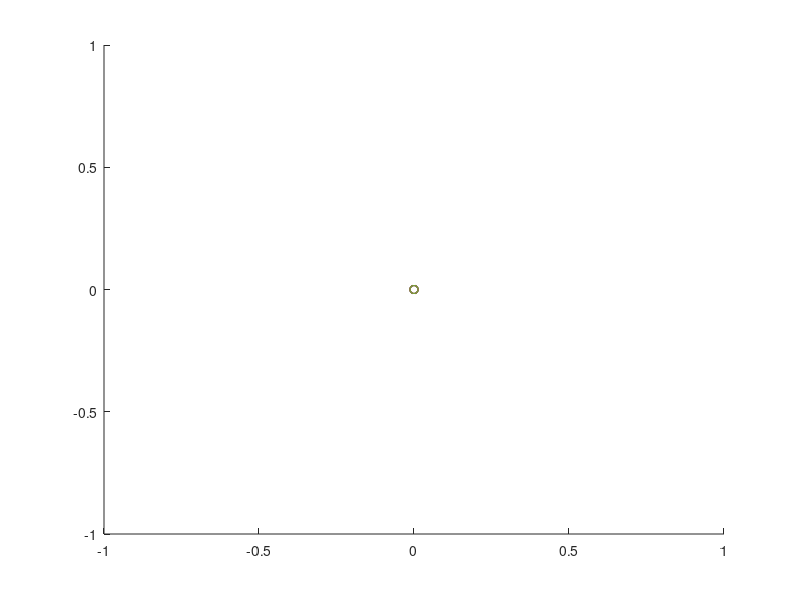

Write the MATLAB code that produced this figure.
function plot_single_row

load Varsha_SpaceTake_New.csv
y = Varsha_SpaceTake_New(1:57);
    for i = 1:3:57
    hold on
    scatter3(y(:,i),y(:,i+1),y(:,i+2))
    hold off
    end
end